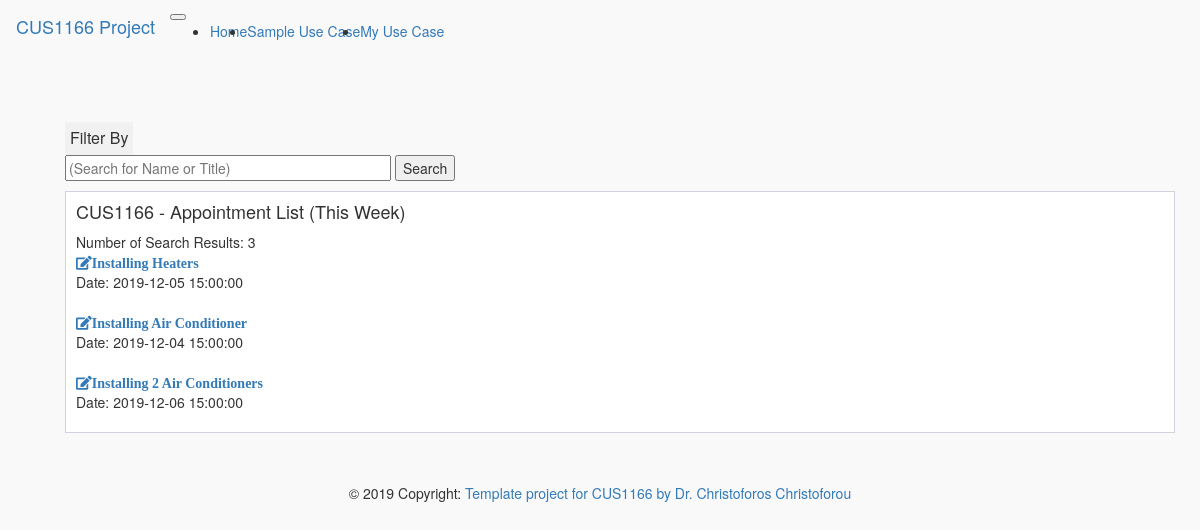
Page /appointmentsearch/2 on the committed database.
### app/models.py (models this page shows)
class Appointment(db.Model):
    appointment_id = db.Column(db.Integer, primary_key=True)
    appointment_title = db.Column(db.String)
    appointment_start_date = db.Column(db.DateTime)
    appointment_duration = db.Column(db.String)
    appointment_location = db.Column(db.String)
    customer_name = db.Column(db.String)
    customer_notes = db.Column(db.String)

### app/main/routes.py (the view, shortened to what this page needs)
@bp.route('/appointmentsearch/<int:filterby>', methods=['GET','POST'])
def search_appointment(filterby):
    def sameDay(now,specificAppointmentTime):
        return specificAppointmentTime.year==now.year and specificAppointmentTime.month==now.month and specificAppointmentTime.day==now.day
    def sameWeek(now,specificAppointmentTime):
        return now.isocalendar()[1]==specificAppointmentTime.isocalendar()[1] and now.year==specificAppointmentTime.year
    appointment_list = Appointment.query.all()
    now = datetime.now()
    if filterby==0:#No Filter
        print('No Filter')
    elif filterby==1:#Filter for today
        for appointment in reversed(appointment_list):#if not reversed, array will skip certian items when removed
            if not sameDay(now, appointment.appointment_start_date):
                appointment_list.remove(appointment)
    elif filterby==2:#Filter for this week
        for appointment in reversed(appointment_list):#if not reversed, array will skip certian items when removed
            if not sameWeek(now, appointment.appointment_start_date):
                appointment_list.remove(appointment)
    elif filterby==3:#Filter Overdue (Everything before current datetime)
        for appointment in reversed(appointment_list):#if not reversed, array will skip certian items when removed
            if appointment.appointment_start_date>now:
                appointment_list.remove(appointment)
    else:
        print('No Filter')
    search=''
    form = SearchForm()
    count = len(appointment_list)
    return render_template("main/appointmentsearch.html",appointment_list = appointment_list, filterby=filterby,search=search, count=count, form=form)

### app/main/forms.py
class SearchForm(FlaskForm):
    search = StringField('Search')
    submit = SubmitField('submit')

### app/templates/main/appointmentsearch.html (shortened to what this page needs)
{% extends "menu.html" %}
{% block main_content %}
<link rel="stylesheet", type="text/css", href="{{url_for('static', filename='css/dropdown.css')}}">
<div class="page-content page-container" id="page-content">
    <div class="padding">
        <div class="row container d-flex justify-content-center">
            <div class="col-lg-12">
                <div class="dropdown">
                  <button class="dropbtn">Filter By</button>
                </div>
                <form action="{{url_for('main.search_appointment', filterby=filterby)}}" method="POST" novalidate>
                  <p>
                  {{form.search(size=40, placeholder="(Search for Name or Title)")}}
                  <input type="submit", value="Search">
                  </p>
                </form>
                <div class="card px-3">
                    <h4>CUS1166 - Appointment List
                      {% if filterby == 0 %}
                        <span>(No Filter)</span>
                      {% elif filterby == 1 %}
                        <span>(Today)</span>
                      {% elif filterby == 2 %}
                        <span>(This Week)</span>
                      {% elif filterby == 3 %}
                        <span>(Overdue)</span>
                      {% else %}
                        <span>(No Filter)</span>
                      {% endif %}
                    </h4>
                    <span>Number of Search Results: {{count}}</span>
                    {% for appointment in appointment_list %}
                        <a href="{{url_for('main.appointment', appointment_id=appointment.appointment_id)}}">
                             <i class="fas fa-edit">{{appointment.appointment_title}}</i>
                        </a>
                        <span>Date: {{appointment.appointment_start_date}}</span>
                        <br>
                    {% endfor %}
                </div>
            </div>
        </div>
    </div>
</div>
{% endblock %}

### app/static/css/cus1166_custom.css (style rules this page uses)
body { background-color: #f9f9fa }
.padding { padding: 5rem }
.card { box-shadow: none; -webkit-box-shadow: none; -moz-box-shadow: none; -ms-box-shadow: none }
.pl-3, .px-3 { padding-left: 1rem !important }
.card { position: relative; display: flex; flex-direction: column; min-width: 0; word-wrap: break-word; background-color: #fff; background-clip: border-box; border: 1px solid #d2d2dc; border-radius: 0 }
.pr-3, .px-3 { padding-right: 1rem !important }
.d-flex { display: flex !important }
.d-flex, .loader-demo-box, .distribution-chart-legend .distribution-chart, .distribution-chart-legend .distribution-chart .item, .list-wrapper ul li, .email-wrapper .mail-sidebar .menu-bar .profile-list-item a, .email-wrapper .mail-sidebar .menu-bar .profile-list-item a .user, .email-wrapper .mail-list-container .mail-list .details, .email-wrapper .message-body .attachments-sections ul li .thumb, .email-wrapper .message-body .attachments-sections ul li .details .buttons, .lightGallery .image-tile .demo-gallery-poster, .swal2-modal, .navbar .navbar-menu-wrapper .navbar-nav, .navbar .navbar-menu-wrapper .navbar-nav .nav-item.nav-profile, .navbar .navbar-menu-wrapper .navbar-nav .nav-item.dropdown .navbar-dropdown .dropdown-item { display: flex !important }

### app/static/css/dropdown.css (style rules this page uses)
.dropbtn { background-color: #f1f1f1; padding: 5px; font-size: 16px; border: none; }
.dropdown { position: relative; display: inline-block; }

### rows in the picture
Appointment: appointment_title "Installing Heaters", appointment_start_date "2019-12-05 15:00:00"
Appointment: appointment_title "Installing Air Conditioner", appointment_start_date "2019-12-04 15:00:00"
Appointment: appointment_title "Installing 2 Air Conditioners", appointment_start_date "2019-12-06 15:00:00"

### other values in the picture
{{ count }} "3"
